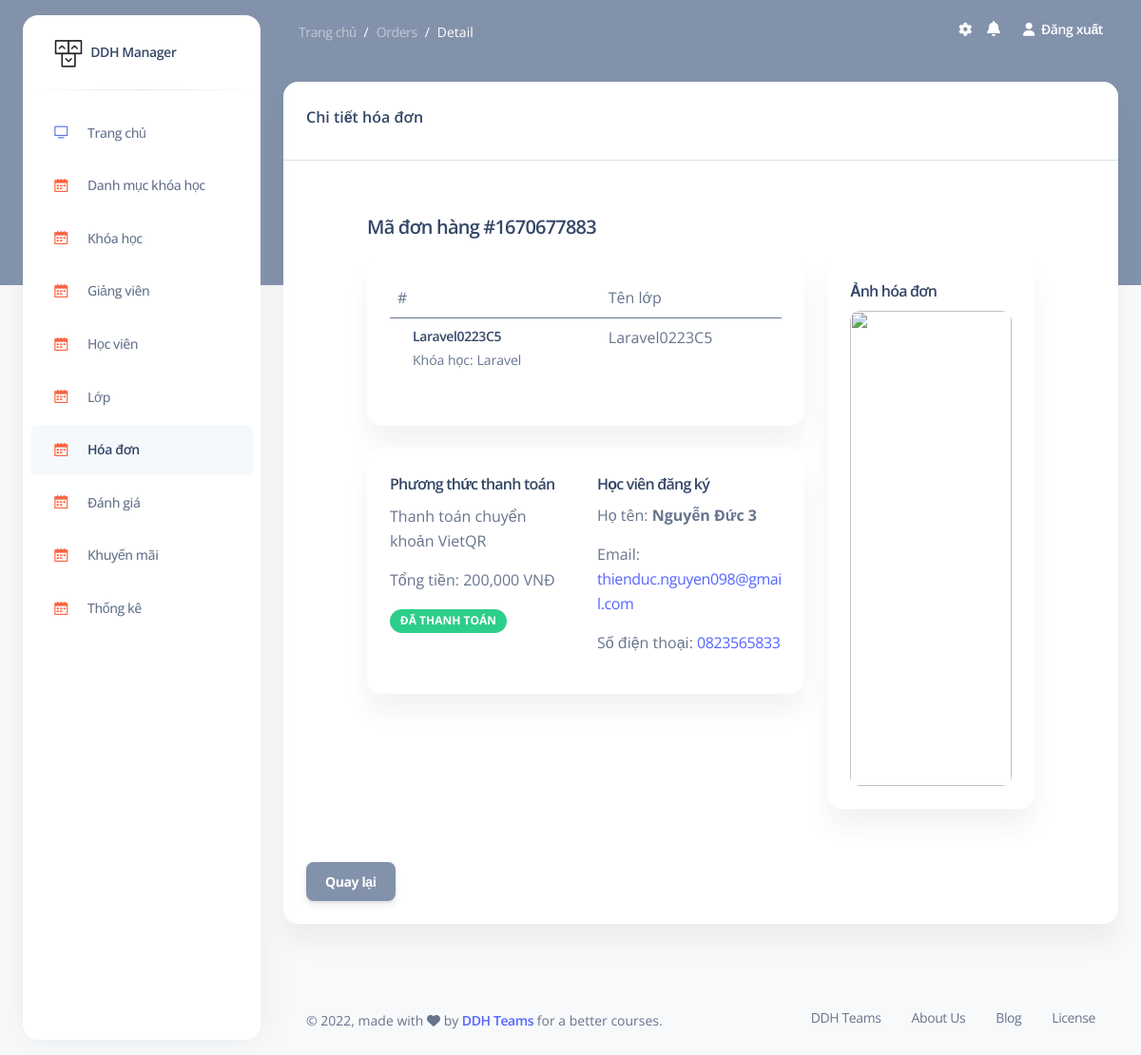
Screenshot of /admin/orders/detail/61 (signed in) with the database file from the repository.
### tables this page shows
CREATE TABLE `tbl_orders` (
                              `id` int NOT NULL,
                              `order_code` int DEFAULT NULL,
                              `order_date` datetime DEFAULT NULL,
                              `order_pay` tinyint DEFAULT NULL,
                              `id_students` int DEFAULT NULL,
                              `id_class` int DEFAULT NULL,
                              `amount` float DEFAULT NULL,
                              `status` tinyint DEFAULT '0'
);

CREATE TABLE `classes` (
                           `id` int NOT NULL,
                           `name_class` varchar(255) DEFAULT NULL,
                           `id_course` int DEFAULT NULL,
                           `id_teacher` int DEFAULT NULL,
                           `slot` int DEFAULT '3',
                           `time_learn` tinyint DEFAULT NULL,
                           `time_start` date DEFAULT NULL,
                           `time_end` date DEFAULT NULL,
                           `status_class` tinyint DEFAULT '0'
);

CREATE TABLE `courses` (
                           `id` int NOT NULL,
                           `name_course` varchar(255) DEFAULT NULL,
                           `price_course` int DEFAULT NULL,
                           `image_course` varchar(255) DEFAULT NULL,
                           `status_course` tinyint DEFAULT '0',
                           `description_course` text,
                           `quote` text,
                           `discount` smallint DEFAULT '0',
                           `created_at` timestamp NULL DEFAULT NULL,
                           `updated_at` timestamp NULL DEFAULT NULL,
                           `id_category` int DEFAULT NULL
);

CREATE TABLE `students` (
                            `id` int NOT NULL,
                            `name_student` varchar(255) DEFAULT NULL,
                            `username_student` varchar(255) DEFAULT NULL,
                            `email_student` varchar(255) DEFAULT NULL,
                            `phone_student` varchar(255) DEFAULT NULL,
                            `password_student` varchar(255) DEFAULT NULL,
                            `image_student` varchar(255) DEFAULT NULL,
                            `role` tinyint DEFAULT '1',
                            `created_at` timestamp NULL DEFAULT NULL,
                            `updated_at` timestamp NULL DEFAULT NULL,
                            `status_student` tinyint DEFAULT '0'
);

### models/admin/orders.php (called while the page is built, shortened)
<?php
    function orders_detail($id){
        $sql = "SELECT
            `tbl_orders`.*,
            students.name_student,
            students.email_student,
            students.phone_student,
            classes.name_class,
            classes.id_course
            FROM `tbl_orders`
            INNER JOIN students ON `tbl_orders`.id_students = students.id
            INNER JOIN classes  ON `tbl_orders`.id_class = classes.id
            WHERE `tbl_orders`.id = ?
        ";
        return query_one($sql,$id);
    }
?>

### models/process_db.php (called while the page is built, shortened)
<?php
    function connect(){
        $conn = null;
        try {
            $conn = new PDO("mysql:host=".DB_HOST.";dbname=".DB_NAME."", DB_USER, DB_PASS);
            $conn->setAttribute(PDO::ATTR_ERRMODE, PDO::ERRMODE_EXCEPTION);
        }catch(PDOException $e){
            echo "Connection failed: " . $e->getMessage();
        }
        return $conn;
    }
    function query_one($sql){
        $sql_args = array_slice(func_get_args(), 1);
        try {
            $stmt = connect()->prepare($sql);
            $stmt->execute($sql_args);
            $row = $stmt->fetch(PDO::FETCH_ASSOC);
            return $row;
        } catch (PDOException $e) {
            throw $e;
        }
    }
?>

### models/admin/courses.php (called while the page is built, shortened)
<?php
    function course_detail($id){
        $sql = "SELECT
            categories.name_category,
            courses.*
            FROM courses
            INNER JOIN categories ON courses.id_category = categories.id
            WHERE courses.id = ?";
        return query_one($sql,$id);
    }
?>

### views/admin/orders/detail.php (the view, shortened to what this page needs)
<section class="container-fluid py-4">
    <div class="row">
        <div class="col-12">
            <div class="card mb-4">
                <div class="card-header border-bottom ">
                    <div class="d-flex justify-content-between align-items-center">
                        <h6>Chi tiết hóa đơn </h6>
                    </div>
                </div>
                <div class="card-body ">
                    <div class="p-3">
                        <div class="container-fluid">
                            <div class="container">
                                <div class="d-flex justify-content-between align-items-center py-3">
                                    <h2 class="h5 mb-0"><a href="#" class="text-muted"></a> Mã đơn hàng #<?= $detail['order_code'] ?></h2>
                                </div>
                                <div class="row">
                                    <div class="col-lg-8">
                                        <div class="card mb-4">
                                            <div class="card-body">
                                                <table class="table table-borderless">
                                                    <thead>
                                                        <tr>
                                                            <td>#</td>
                                                            <td>Tên lớp</td>
                                                        </tr>
                                                    </thead>
                                                    <tbody>
                                                    <tr>
                                                        <td>
                                                            <div class="d-flex justify-content-center align-items-center mb-2">
                                                                <div class="flex-lg-grow-1 ms-3">
                                                                    <h6 class="small mb-0"><a href="#" class="text-reset"><?= $detail['name_class'] ?></a></h6>
                                                                    <span class="small">Khóa học: <?= $course['name_course'] ?></span>
                                                                </div>
                                                            </div>
                                                        </td>
                                                        <td><?= $detail['name_class'] ?></td>
                                                    </tr>
                                                    </tbody>
                                                </table>
                                            </div>
                                        </div>
                                        <div class="card mb-4">
                                            <div class="card-body">
                                                <div class="row">
                                                    <div class="col-lg-6">
                                                        <h3 class="h6">Phương thức thanh toán</h3>
                                                        <p>
                                                            <?= $detail['order_pay'] == 1 ? 'Thanh toán chuyển khoản VietQR' : '' ?>
                                                            Tổng tiền: <?= number_format($detail['amount'], 0, '', ',') ?> VNĐ
                                                            <?= $detail['status'] == 2 ? '<span class="badge rounded-pill bg-success">Đã thanh toán</span>' : '' ?>
                                                        </p>
                                                    </div>
                                                    <div class="col-lg-6">
                                                        <h3 class="h6">Học viên đăng ký</h3>
                                                            Họ tên: <strong><?= $detail['name_student'] ?></strong>
                                                            Email: <a href="mailto:<?= $detail['email_student'] ?>"><?= $detail['email_student'] ?></a>
                                                            Số điện thoại: <a href="tel:<?= $detail['phone_student'] ?>"><?= $detail['phone_student'] ?></a>
                                                    </div>
                                                </div>
                                            </div>
                                        </div>
                                    </div>
                                    <div class="col-lg-4">
                                        <div class="card mb-4">
                                            <div class="card-body" id="image_order">
                                                <h3 class="h6">Ảnh hóa đơn</h3>
                                                <img src="<?= BASE_URL ?>assets/uploads/courses/course_4.jpg" alt="">
                                            </div>
                                        </div>
                                    </div>
                                </div>
                            </div>
                        </div>
                    </div>
                    <div class="mt-3">
                        <a href="<?= ORDERS ?>" class="btn btn-secondary">Quay lại</a>
                    </div>
                </div>
            </div>
        </div>
    </div>
</section>

### admin.php (style rules this page uses)
.btn { margin-bottom: 0 !important; }

### views/admin/orders/detail.php (style rules this page uses)
#image_order { min-height: 410px; }
#image_order img { width: 100%; height: 500px; border-radius: 10px; }
.card { box-shadow: 0 20px 27px 0 rgb(0 0 0 / 5%); }
.card { position: relative; display: flex; flex-direction: column; min-width: 0; word-wrap: break-word; background-color: #fff; background-clip: border-box; border: 0 solid rgba(0,0,0,.125); border-radius: 1rem; }
.text-reset { --bs-text-opacity: 1; color: inherit!important; }
a { color: #5465ff; text-decoration: none; }

### rows the page displays
tbl_orders: order_code "1670677883", id_class.name_class "Laravel0223C5", amount "200,000", id_students.name_student "Nguyễn Đức 3", id_students.email_student "thienduc.nguyen098@gmail.com", id_students.phone_student "0823565833"
courses: name_course "Laravel"

### other values shown
$_GET['module'] "Orders"
$_GET['act'] "Detail"
